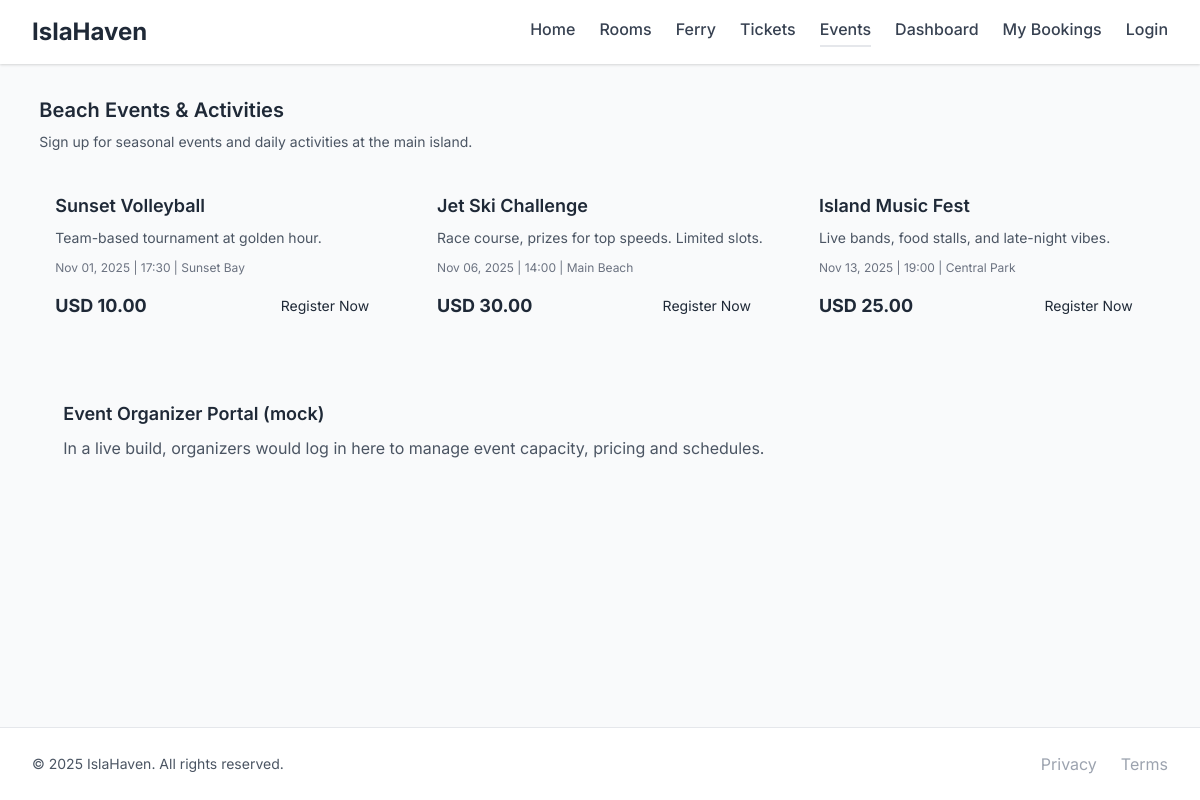
Screenshot of /events/ with the database file from the repository.
### booking_app/models.py (models this page shows, shortened)
class Event(models.Model):
    title = models.CharField(max_length=100)
    description = models.TextField()
    location = models.CharField(max_length=100)
    event_date = models.DateField()
    event_time = models.TimeField()
    price = models.DecimalField(max_digits=10, decimal_places=2)
    max_attendees = models.IntegerField()

### islahaven_project/views.py (the view)
# urls.py: path('events/', views.events, name='events'),
def events(request):
    events = Event.objects.all().order_by('event_date')
    context = {'events': events}
    return render(request, 'events.html', context)

### templates/events.html (shortened to what this page needs)
{% extends 'base.html' %}
{% load static %}
{% block content %}
<h2 class="text-xl font-semibold mb-2">Beach Events & Activities</h2>
<p class="text-sm text-gray-600 mb-6">Sign up for seasonal events and daily activities at the main island.</p>
<div class="grid grid-cols-1 md:grid-cols-3 gap-6">
  {% for event in events %}
  <div class="card p-4">
    <h3 class="font-semibold text-lg">{{ event.title }}</h3>
    <p class="text-sm text-gray-600 mt-2">{{ event.description }}</p>
    <div class="mt-3 text-xs text-gray-500">
      <span>{{ event.event_date|date:"M d, Y" }}</span> |
      <span>{{ event.event_time|time:"H:i" }}</span> |
      <span>{{ event.location }}</span>
    </div>
    <div class="mt-4 flex items-center justify-between">
      <div class="text-lg font-bold text-teal-600">USD {{ event.price }}</div>
      <a href="{% url 'booking-view' %}" class="btn-primary text-sm px-3 py-1">Register Now</a>
    </div>
  </div>
  {% empty %}
  <div class="col-span-3 text-center py-8">
    <p class="text-gray-600">No events available at the moment.</p>
  </div>
  {% endfor %}
</div>
<div class="card p-6 mt-10">
  <h4 class="font-semibold text-lg">Event Organizer Portal (mock)</h4>
  <p class="mt-2 text-gray-600">In a live build, organizers would log in here to manage event capacity, pricing and schedules.</p>
</div>
{% endblock %}

### templates/base.html (style rules this page uses)
body { font-family:'Inter',ui-sans-serif,system-ui,-apple-system,"Segoe UI",Roboto,"Helvetica Neue",Arial,sans-serif; }
.btn-primary { @apply bg-teal-600 hover:bg-teal-700 text-white font-semibold py-2 px-4 rounded transition-colors shadow; }
.card { @apply bg-white rounded-xl shadow-md overflow-hidden hover:shadow-lg transition-shadow; }

### rows the page displays
Event: title "Sunset Volleyball", description "Team-based tournament at golden hour.", event_date "Nov 01, 2025", event_time "17:30", location "Sunset Bay", price "10.00"
Event: title "Jet Ski Challenge", description "Race course, prizes for top speeds. Limited slots.", event_date "Nov 06, 2025", event_time "14:00", location "Main Beach", price "30.00"
Event: title "Island Music Fest", description "Live bands, food stalls, and late-night vibes.", event_date "Nov 13, 2025", event_time "19:00", location "Central Park", price "25.00"
